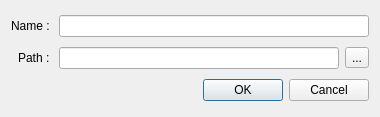
<?xml version="1.0" encoding="UTF-8"?>
<ui version="4.0">
 <class>BookmarkEditDialog</class>
 <widget class="QDialog" name="BookmarkEditDialog">
  <property name="geometry">
   <rect>
    <x>0</x>
    <y>0</y>
    <width>380</width>
    <height>117</height>
   </rect>
  </property>
  <property name="windowTitle">
   <string>Dialog</string>
  </property>
  <layout class="QGridLayout" name="gridLayout">
   <item row="0" column="0" alignment="Qt::AlignRight">
    <widget class="QLabel" name="nameLabel">
     <property name="text">
      <string>Name : </string>
     </property>
    </widget>
   </item>
   <item row="1" column="0" alignment="Qt::AlignRight">
    <widget class="QLabel" name="pathLabel">
     <property name="text">
      <string>Path : </string>
     </property>
    </widget>
   </item>
   <item row="1" column="1">
    <widget class="QLineEdit" name="pathLineEdit">
     <property name="readOnly">
      <bool>true</bool>
     </property>
    </widget>
   </item>
   <item row="1" column="2">
    <widget class="QToolButton" name="selectPathToolButton">
     <property name="text">
      <string>...</string>
     </property>
     <property name="shortcut">
      <string>P</string>
     </property>
    </widget>
   </item>
   <item row="2" column="0" colspan="3">
    <widget class="QDialogButtonBox" name="buttonBox">
     <property name="orientation">
      <enum>Qt::Horizontal</enum>
     </property>
     <property name="standardButtons">
      <set>QDialogButtonBox::Cancel|QDialogButtonBox::Ok</set>
     </property>
    </widget>
   </item>
   <item row="0" column="1" colspan="2">
    <widget class="QLineEdit" name="nameLineEdit"/>
   </item>
  </layout>
 </widget>
 <tabstops>
  <tabstop>nameLineEdit</tabstop>
  <tabstop>selectPathToolButton</tabstop>
  <tabstop>pathLineEdit</tabstop>
 </tabstops>
 <resources/>
 <connections>
  <connection>
   <sender>buttonBox</sender>
   <signal>accepted()</signal>
   <receiver>BookmarkEditDialog</receiver>
   <slot>accept()</slot>
   <hints>
    <hint type="sourcelabel">
     <x>248</x>
     <y>254</y>
    </hint>
    <hint type="destinationlabel">
     <x>157</x>
     <y>274</y>
    </hint>
   </hints>
  </connection>
  <connection>
   <sender>buttonBox</sender>
   <signal>rejected()</signal>
   <receiver>BookmarkEditDialog</receiver>
   <slot>reject()</slot>
   <hints>
    <hint type="sourcelabel">
     <x>316</x>
     <y>260</y>
    </hint>
    <hint type="destinationlabel">
     <x>286</x>
     <y>274</y>
    </hint>
   </hints>
  </connection>
 </connections>
</ui>
